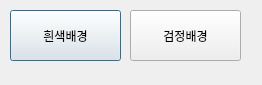
<?xml version="1.0" encoding="UTF-8"?>
<ui version="4.0">
 <class>Dialog</class>
 <widget class="QDialog" name="Dialog">
  <property name="geometry">
   <rect>
    <x>0</x>
    <y>0</y>
    <width>262</width>
    <height>85</height>
   </rect>
  </property>
  <property name="windowTitle">
   <string>Dialog</string>
  </property>
  <widget class="QPushButton" name="btn_w">
   <property name="geometry">
    <rect>
     <x>10</x>
     <y>10</y>
     <width>111</width>
     <height>51</height>
    </rect>
   </property>
   <property name="text">
    <string>흰색배경</string>
   </property>
   <property name="icon">
    <iconset>
     <normaloff>image/흰배경.JPG</normaloff>image/흰배경.JPG</iconset>
   </property>
   <property name="iconSize">
    <size>
     <width>40</width>
     <height>40</height>
    </size>
   </property>
  </widget>
  <widget class="QPushButton" name="btn_black">
   <property name="geometry">
    <rect>
     <x>130</x>
     <y>10</y>
     <width>111</width>
     <height>51</height>
    </rect>
   </property>
   <property name="text">
    <string>검정배경</string>
   </property>
   <property name="icon">
    <iconset>
     <normaloff>image/검은배경.JPG</normaloff>image/검은배경.JPG</iconset>
   </property>
   <property name="iconSize">
    <size>
     <width>40</width>
     <height>40</height>
    </size>
   </property>
  </widget>
 </widget>
 <resources/>
 <connections/>
</ui>
